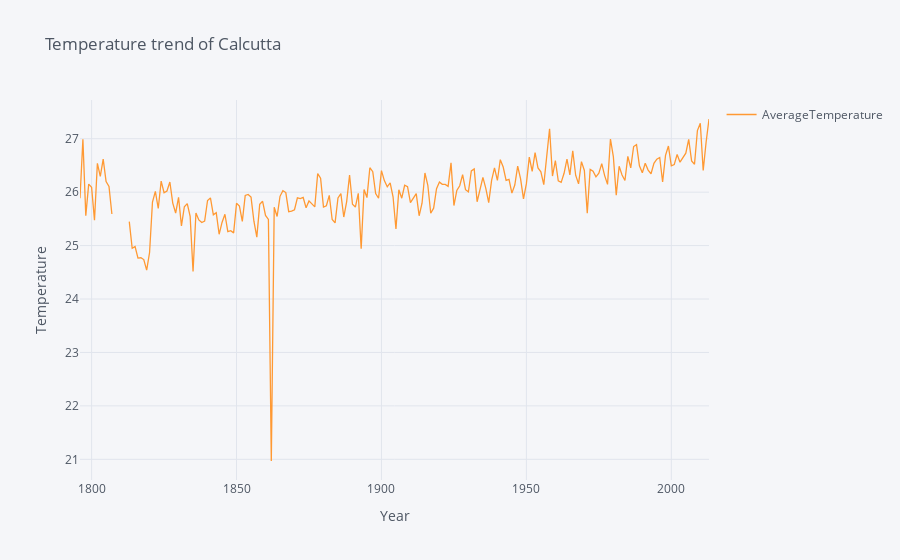

Notebook code for this chart:
### Code cell
temp_df = df_city[df_city['City']== 'Calcutta']
temp_df['year'] = pd.to_datetime(temp_df['dt']).dt.year

by_year = temp_df.groupby('year')['AverageTemperature'].mean().reset_index()
by_year.iplot(kind='scatter', x='year', y='AverageTemperature', title='Temperature trend of Calcutta',
             xTitle='Year', yTitle='Temperature', legend=True)

### Figure 1 — Plotly figure (JSON) as saved in the notebook; plotly's stock layout.template omitted (floating-point values rounded to 4 significant figures; data arrays with more than 128 entries replaced by an {"elided": "..."} marker saying what was removed)
{"data": [{"line": {"color": "rgba(255, 153, 51, 1.0)", "dash": "solid", "shape": "linear", "width": 1.3}, "mode": "lines", "name": "AverageTemperature", "text": "", "type": "scatter", "x": {"elided": "218 int values"}, "y": {"elided": "218 mixed values"}}], "layout": {"legend": {"bgcolor": "#F5F6F9", "font": {"color": "#4D5663"}}, "paper_bgcolor": "#F5F6F9", "plot_bgcolor": "#F5F6F9", "showlegend": true, "title": {"font": {"color": "#4D5663"}, "text": "Temperature trend of Calcutta"}, "xaxis": {"gridcolor": "#E1E5ED", "showgrid": true, "tickfont": {"color": "#4D5663"}, "title": {"font": {"color": "#4D5663"}, "text": "Year"}, "zerolinecolor": "#E1E5ED"}, "yaxis": {"gridcolor": "#E1E5ED", "showgrid": true, "tickfont": {"color": "#4D5663"}, "title": {"font": {"color": "#4D5663"}, "text": "Temperature"}, "zerolinecolor": "#E1E5ED"}}}
